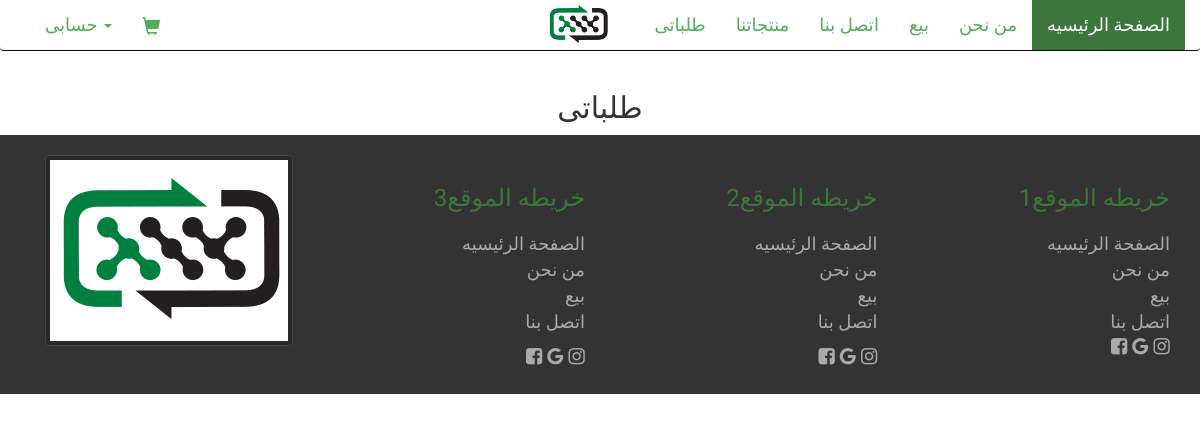
The page /orders/ (signed in) on the database as committed earlier.
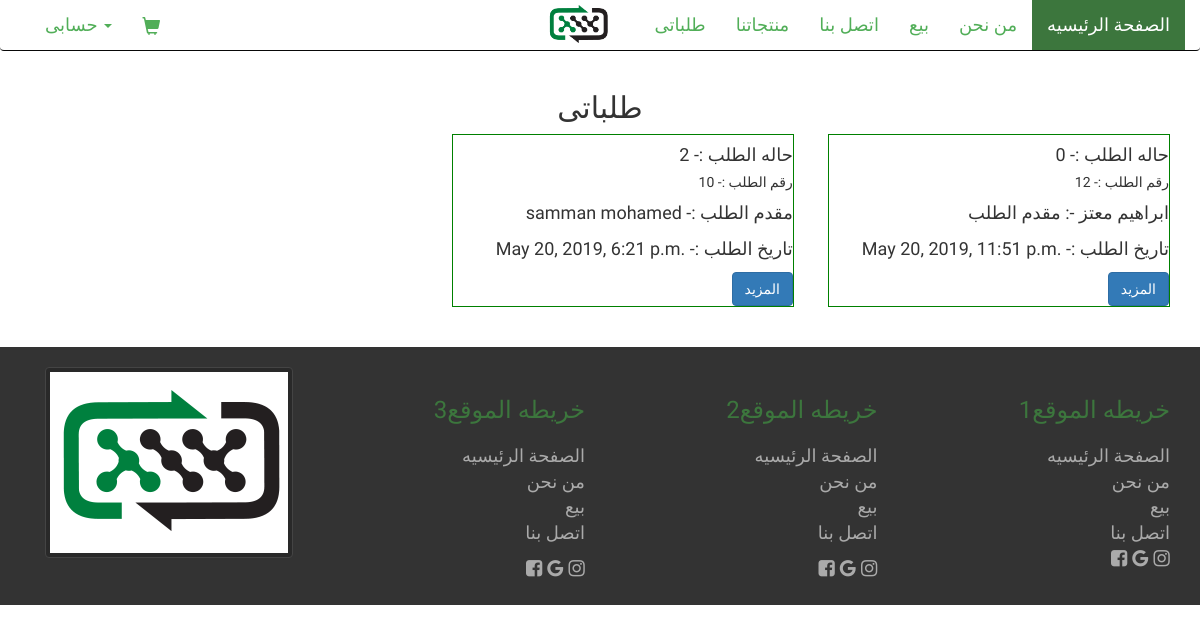
The same page on the database as committed later.
### orders/models.py (models this page shows, shortened)
class Order(models.Model):
  first_name = models.CharField(max_length=60, blank=True, null=True)
  last_name = models.CharField(max_length=60, blank=True, null=True)
  email = models.EmailField()
  phone_regex = RegexValidator(regex=r'^01[1|0|2|5][0-9]{8}$',
                               message="Phone number must match egyptian format")
  phone = models.CharField(validators=[phone_regex], max_length=11,
                           blank=True, null=True,
                           help_text=_('من فضلك ادخل رقم موبايل صحيح'))
  address = models.CharField(max_length=150, blank=True, null=True)
  city = models.ForeignKey(City, on_delete=models.CASCADE, null=True)
  user = models.ForeignKey(User, on_delete=models.CASCADE, null=True)
  created = models.DateTimeField(auto_now_add=True)
  updated = models.DateTimeField(auto_now=True)
  order_status = models.PositiveIntegerField(default=1)
  class Meta:
    ordering = ('-created',)

### orders/views.py (the view)
# urls.py: path('', views.order_list, name='order_list'),
def order_list(request):
  user_orders = Order.objects.filter(user=request.user)
  context = {
    'oredrs': user_orders
  }
  return render(request, 'orders/list.html', context)

### cart/context_processors.py (called while the page is built)
def cart(request):
  return {'cart': Cart(request)}

### orders/templates/orders/list.html (shortened to what this page needs)
{% extends "base/base.html" %}
{% load static %}
{% block content %}
  <div class="container">
    <div class="row">
      <h2 style="text-align: center;">طلباتى</h2>
      <div style="float: right;text-align: right" class="col-md-12">
        {% for o in oredrs %}
          <div style="border: 1px solid green;width: 30%;margin-left: 3%;
                      margin-bottom: 4rem;float: right;" class="card {{ o.category.id }}">
            <div class="card-body">
              <h4 class="card-title">{{ o.order_status }} -: حاله الطلب </h4>
              <h5 class="card-title">{{ o.id }} -:  رقم الطلب </h5>
              <p class="card-text">{{ o.last_name }} {{ o.first_name }} -: مقدم الطلب </p>
              <p class="card-text">{{ o.created }} -: تاريخ الطلب </p>
              <a href="{% url 'orders:order_detail' o.id %}" class="btn btn-primary"> المزيد</a>
            </div>
          </div>
        {% endfor %}
      </div>
    </div>
  </div>
{% endblock %}

Rows that differ between the two databases and show on the page:
added Order: order_status "0", id "12", last_name "ابراهيم", first_name "معتز", created "May 20, 2019, 11:51 p.m."
added Order: order_status "2", id "10", last_name "samman", first_name "mohamed", created "May 20, 2019, 6:21 p.m."
